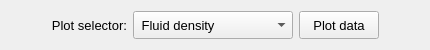
           <widget class="QFrame" name="frame_plot_buttons">
            <property name="maximumSize">
             <size>
              <width>16777215</width>
              <height>48</height>
             </size>
            </property>
            <property name="frameShape">
             <enum>QFrame::NoFrame</enum>
            </property>
            <property name="frameShadow">
             <enum>QFrame::Raised</enum>
            </property>
            <layout class="QGridLayout" name="gridLayout_19">
             <item row="0" column="1">
              <widget class="QLabel" name="label_50">
               <property name="minimumSize">
                <size>
                 <width>0</width>
                 <height>28</height>
                </size>
               </property>
               <property name="maximumSize">
                <size>
                 <width>16777215</width>
                 <height>28</height>
                </size>
               </property>
               <property name="font">
                <font>
                 <pointsize>10</pointsize>
                </font>
               </property>
               <property name="text">
                <string>Plot selector:</string>
               </property>
               <property name="alignment">
                <set>Qt::AlignRight|Qt::AlignTrailing|Qt::AlignVCenter</set>
               </property>
              </widget>
             </item>
             <item row="0" column="2">
              <widget class="QComboBox" name="comboBox_plot_type">
               <property name="minimumSize">
                <size>
                 <width>160</width>
                 <height>28</height>
                </size>
               </property>
               <property name="maximumSize">
                <size>
                 <width>200</width>
                 <height>28</height>
                </size>
               </property>
               <property name="font">
                <font>
                 <pointsize>10</pointsize>
                </font>
               </property>
               <item>
                <property name="text">
                 <string> Fluid density</string>
                </property>
               </item>
               <item>
                <property name="text">
                 <string> Speed of sound</string>
                </property>
               </item>
               <item>
                <property name="text">
                 <string> Surface impedance</string>
                </property>
               </item>
               <item>
                <property name="text">
                 <string> Absorption coefficient</string>
                </property>
               </item>
              </widget>
             </item>
             <item row="0" column="4">
              <spacer name="horizontalSpacer_5">
               <property name="orientation">
                <enum>Qt::Horizontal</enum>
               </property>
               <property name="sizeHint" stdset="0">
                <size>
                 <width>40</width>
                 <height>20</height>
                </size>
               </property>
              </spacer>
             </item>
             <item row="0" column="3">
              <widget class="QPushButton" name="pushButton_plot_data">
               <property name="minimumSize">
                <size>
                 <width>80</width>
                 <height>28</height>
                </size>
               </property>
               <property name="maximumSize">
                <size>
                 <width>220</width>
                 <height>28</height>
                </size>
               </property>
               <property name="font">
                <font>
                 <pointsize>10</pointsize>
                </font>
               </property>
               <property name="text">
                <string>Plot data</string>
               </property>
               <property name="autoDefault">
                <bool>false</bool>
               </property>
              </widget>
             </item>
             <item row="0" column="0">
              <spacer name="horizontalSpacer_8">
               <property name="orientation">
                <enum>Qt::Horizontal</enum>
               </property>
               <property name="sizeHint" stdset="0">
                <size>
                 <width>40</width>
                 <height>20</height>
                </size>
               </property>
              </spacer>
             </item>
            </layout>
           </widget>
